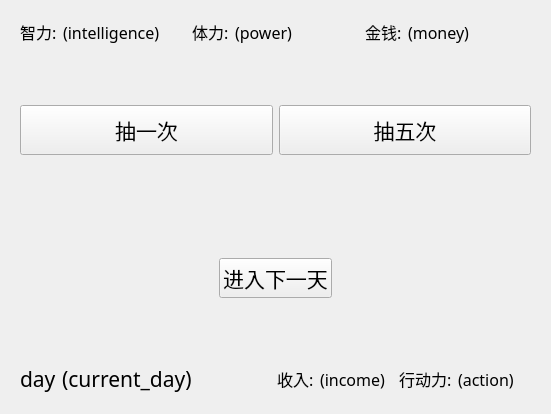
<?xml version="1.0" encoding="UTF-8"?>
<ui version="4.0">
 <class>Widget</class>
 <widget class="QWidget" name="Widget">
  <property name="geometry">
   <rect>
    <x>0</x>
    <y>0</y>
    <width>551</width>
    <height>414</height>
   </rect>
  </property>
  <property name="font">
   <font>
    <family>宋体</family>
    <pointsize>16</pointsize>
   </font>
  </property>
  <property name="windowTitle">
   <string>Widget</string>
  </property>
  <layout class="QVBoxLayout" name="verticalLayout">
   <item>
    <widget class="QWidget" name="widget" native="true">
     <property name="sizePolicy">
      <sizepolicy hsizetype="Minimum" vsizetype="Fixed">
       <horstretch>0</horstretch>
       <verstretch>0</verstretch>
      </sizepolicy>
     </property>
     <property name="font">
      <font>
       <family>宋体</family>
       <pointsize>12</pointsize>
      </font>
     </property>
     <layout class="QHBoxLayout" name="horizontalLayout_3">
      <item>
       <layout class="QHBoxLayout" name="horizontalLayout">
        <property name="leftMargin">
         <number>0</number>
        </property>
        <item>
         <widget class="QLabel" name="LBintelligence">
          <property name="sizePolicy">
           <sizepolicy hsizetype="Fixed" vsizetype="Preferred">
            <horstretch>0</horstretch>
            <verstretch>0</verstretch>
           </sizepolicy>
          </property>
          <property name="font">
           <font>
            <family>宋体</family>
            <pointsize>12</pointsize>
           </font>
          </property>
          <property name="text">
           <string>智力:</string>
          </property>
         </widget>
        </item>
        <item>
         <widget class="QLabel" name="LBintelligence_">
          <property name="text">
           <string>(intelligence)</string>
          </property>
         </widget>
        </item>
        <item>
         <widget class="QLabel" name="LBpower">
          <property name="sizePolicy">
           <sizepolicy hsizetype="Fixed" vsizetype="Preferred">
            <horstretch>0</horstretch>
            <verstretch>0</verstretch>
           </sizepolicy>
          </property>
          <property name="font">
           <font>
            <family>宋体</family>
            <pointsize>12</pointsize>
           </font>
          </property>
          <property name="text">
           <string>体力:</string>
          </property>
         </widget>
        </item>
        <item>
         <widget class="QLabel" name="LBpower_">
          <property name="text">
           <string>(power)</string>
          </property>
         </widget>
        </item>
        <item>
         <widget class="QLabel" name="LBmoney">
          <property name="sizePolicy">
           <sizepolicy hsizetype="Fixed" vsizetype="Preferred">
            <horstretch>0</horstretch>
            <verstretch>0</verstretch>
           </sizepolicy>
          </property>
          <property name="font">
           <font>
            <family>宋体</family>
            <pointsize>12</pointsize>
           </font>
          </property>
          <property name="text">
           <string>金钱:</string>
          </property>
         </widget>
        </item>
        <item>
         <widget class="QLabel" name="LBmoney_">
          <property name="text">
           <string>(money)</string>
          </property>
         </widget>
        </item>
       </layout>
      </item>
     </layout>
    </widget>
   </item>
   <item>
    <widget class="QWidget" name="widget_2" native="true">
     <layout class="QHBoxLayout" name="horizontalLayout_2">
      <item>
       <widget class="QPushButton" name="BTNgacha_1">
        <property name="sizePolicy">
         <sizepolicy hsizetype="Minimum" vsizetype="Fixed">
          <horstretch>0</horstretch>
          <verstretch>0</verstretch>
         </sizepolicy>
        </property>
        <property name="minimumSize">
         <size>
          <width>0</width>
          <height>50</height>
         </size>
        </property>
        <property name="font">
         <font>
          <family>宋体</family>
          <pointsize>16</pointsize>
         </font>
        </property>
        <property name="text">
         <string>抽一次</string>
        </property>
       </widget>
      </item>
      <item>
       <widget class="QPushButton" name="BTNgacha_5">
        <property name="minimumSize">
         <size>
          <width>0</width>
          <height>50</height>
         </size>
        </property>
        <property name="font">
         <font>
          <family>宋体</family>
          <pointsize>16</pointsize>
         </font>
        </property>
        <property name="text">
         <string>抽五次</string>
        </property>
       </widget>
      </item>
     </layout>
    </widget>
   </item>
   <item>
    <widget class="QWidget" name="widget_3" native="true">
     <property name="font">
      <font>
       <family>宋体</family>
       <pointsize>9</pointsize>
      </font>
     </property>
     <layout class="QHBoxLayout" name="horizontalLayout_4">
      <item>
       <widget class="QPushButton" name="BTNnext_day">
        <property name="sizePolicy">
         <sizepolicy hsizetype="Fixed" vsizetype="Fixed">
          <horstretch>0</horstretch>
          <verstretch>0</verstretch>
         </sizepolicy>
        </property>
        <property name="font">
         <font>
          <family>宋体</family>
          <pointsize>16</pointsize>
         </font>
        </property>
        <property name="text">
         <string>进入下一天</string>
        </property>
       </widget>
      </item>
     </layout>
    </widget>
   </item>
   <item>
    <widget class="QWidget" name="widget_4" native="true">
     <property name="sizePolicy">
      <sizepolicy hsizetype="Minimum" vsizetype="Fixed">
       <horstretch>0</horstretch>
       <verstretch>0</verstretch>
      </sizepolicy>
     </property>
     <layout class="QHBoxLayout" name="horizontalLayout_5">
      <item>
       <widget class="QLabel" name="LBcurrent_day">
        <property name="sizePolicy">
         <sizepolicy hsizetype="Fixed" vsizetype="Preferred">
          <horstretch>0</horstretch>
          <verstretch>0</verstretch>
         </sizepolicy>
        </property>
        <property name="text">
         <string>day</string>
        </property>
       </widget>
      </item>
      <item>
       <widget class="QLabel" name="label_4">
        <property name="text">
         <string>(current_day)</string>
        </property>
       </widget>
      </item>
      <item>
       <widget class="QLabel" name="label_6">
        <property name="text">
         <string/>
        </property>
       </widget>
      </item>
      <item>
       <widget class="QLabel" name="label">
        <property name="sizePolicy">
         <sizepolicy hsizetype="Fixed" vsizetype="Preferred">
          <horstretch>0</horstretch>
          <verstretch>0</verstretch>
         </sizepolicy>
        </property>
        <property name="font">
         <font>
          <family>宋体</family>
          <pointsize>12</pointsize>
         </font>
        </property>
        <property name="text">
         <string>收入:</string>
        </property>
       </widget>
      </item>
      <item>
       <widget class="QLabel" name="label_2">
        <property name="font">
         <font>
          <family>宋体</family>
          <pointsize>12</pointsize>
         </font>
        </property>
        <property name="text">
         <string>(income)</string>
        </property>
       </widget>
      </item>
      <item>
       <widget class="QLabel" name="label_3">
        <property name="sizePolicy">
         <sizepolicy hsizetype="Fixed" vsizetype="Preferred">
          <horstretch>0</horstretch>
          <verstretch>0</verstretch>
         </sizepolicy>
        </property>
        <property name="font">
         <font>
          <family>宋体</family>
          <pointsize>12</pointsize>
         </font>
        </property>
        <property name="text">
         <string>行动力:</string>
        </property>
       </widget>
      </item>
      <item>
       <widget class="QLabel" name="label_5">
        <property name="font">
         <font>
          <family>宋体</family>
          <pointsize>12</pointsize>
         </font>
        </property>
        <property name="text">
         <string>(action)</string>
        </property>
       </widget>
      </item>
     </layout>
    </widget>
   </item>
  </layout>
 </widget>
 <resources/>
 <connections/>
</ui>
